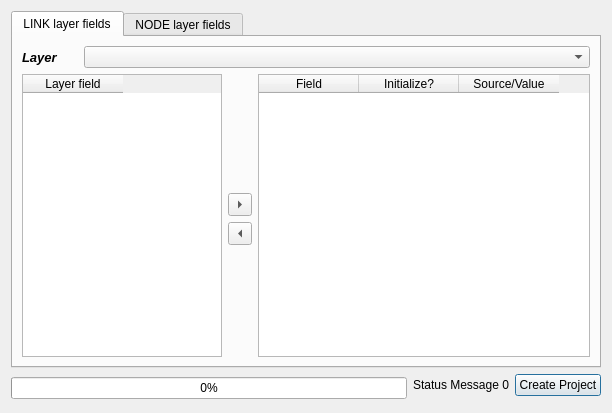
<?xml version="1.0" encoding="UTF-8"?>
<ui version="4.0">
 <class>ui_transponet_construction</class>
 <widget class="QDialog" name="ui_transponet_construction">
  <property name="geometry">
   <rect>
    <x>0</x>
    <y>0</y>
    <width>612</width>
    <height>413</height>
   </rect>
  </property>
  <property name="windowTitle">
   <string>AequilibraE - Create project from layers</string>
  </property>
  <layout class="QGridLayout" name="gridLayout">
   <item row="1" column="0" rowspan="2">
    <widget class="QProgressBar" name="progressbar">
     <property name="enabled">
      <bool>true</bool>
     </property>
     <property name="palette">
      <palette>
       <active>
        <colorrole role="Highlight">
         <brush brushstyle="SolidPattern">
          <color alpha="255">
           <red>0</red>
           <green>170</green>
           <blue>0</blue>
          </color>
         </brush>
        </colorrole>
       </active>
       <inactive>
        <colorrole role="Highlight">
         <brush brushstyle="SolidPattern">
          <color alpha="255">
           <red>240</red>
           <green>240</green>
           <blue>240</blue>
          </color>
         </brush>
        </colorrole>
       </inactive>
       <disabled>
        <colorrole role="Highlight">
         <brush brushstyle="SolidPattern">
          <color alpha="255">
           <red>51</red>
           <green>153</green>
           <blue>255</blue>
          </color>
         </brush>
        </colorrole>
       </disabled>
      </palette>
     </property>
     <property name="value">
      <number>0</number>
     </property>
     <property name="textVisible">
      <bool>true</bool>
     </property>
    </widget>
   </item>
   <item row="0" column="0" colspan="3">
    <widget class="QTabWidget" name="tabs_list_widget">
     <property name="currentIndex">
      <number>0</number>
     </property>
     <widget class="QWidget" name="tab">
      <attribute name="title">
       <string>LINK layer fields</string>
      </attribute>
      <layout class="QGridLayout" name="gridLayout_2">
       <item row="6" column="3">
        <spacer name="verticalSpacer_2">
         <property name="orientation">
          <enum>Qt::Vertical</enum>
         </property>
         <property name="sizeHint" stdset="0">
          <size>
           <width>20</width>
           <height>89</height>
          </size>
         </property>
        </spacer>
       </item>
       <item row="5" column="3">
        <widget class="QToolButton" name="but_removes_from_links">
         <property name="text">
          <string>...</string>
         </property>
         <property name="toolButtonStyle">
          <enum>Qt::ToolButtonIconOnly</enum>
         </property>
         <property name="arrowType">
          <enum>Qt::LeftArrow</enum>
         </property>
        </widget>
       </item>
       <item row="0" column="0">
        <widget class="QLabel" name="label">
         <property name="maximumSize">
          <size>
           <width>56</width>
           <height>16777215</height>
          </size>
         </property>
         <property name="font">
          <font>
           <pointsize>10</pointsize>
           <weight>75</weight>
           <italic>true</italic>
           <bold>true</bold>
          </font>
         </property>
         <property name="text">
          <string>Layer</string>
         </property>
        </widget>
       </item>
       <item row="2" column="0" rowspan="6" colspan="3">
        <widget class="QTableWidget" name="table_available_link_fields">
         <property name="maximumSize">
          <size>
           <width>200</width>
           <height>16777215</height>
          </size>
         </property>
         <column>
          <property name="text">
           <string>Layer field</string>
          </property>
         </column>
        </widget>
       </item>
       <item row="4" column="3">
        <widget class="QToolButton" name="but_adds_to_links">
         <property name="text">
          <string>...</string>
         </property>
         <property name="toolButtonStyle">
          <enum>Qt::ToolButtonIconOnly</enum>
         </property>
         <property name="arrowType">
          <enum>Qt::RightArrow</enum>
         </property>
        </widget>
       </item>
       <item row="2" column="3">
        <spacer name="verticalSpacer">
         <property name="orientation">
          <enum>Qt::Vertical</enum>
         </property>
         <property name="sizeHint" stdset="0">
          <size>
           <width>20</width>
           <height>87</height>
          </size>
         </property>
        </spacer>
       </item>
       <item row="2" column="4" rowspan="6">
        <widget class="QTableWidget" name="table_link_fields">
         <column>
          <property name="text">
           <string>Field</string>
          </property>
         </column>
         <column>
          <property name="text">
           <string>Initialize?</string>
          </property>
         </column>
         <column>
          <property name="text">
           <string>Source/Value</string>
          </property>
         </column>
        </widget>
       </item>
       <item row="0" column="1" colspan="4">
        <widget class="QComboBox" name="link_layers_list"/>
       </item>
      </layout>
     </widget>
     <widget class="QWidget" name="tab_2">
      <attribute name="title">
       <string>NODE layer fields</string>
      </attribute>
      <layout class="QGridLayout" name="gridLayout_3">
       <item row="2" column="2">
        <spacer name="verticalSpacer_4">
         <property name="orientation">
          <enum>Qt::Vertical</enum>
         </property>
         <property name="sizeHint" stdset="0">
          <size>
           <width>20</width>
           <height>86</height>
          </size>
         </property>
        </spacer>
       </item>
       <item row="6" column="2">
        <spacer name="verticalSpacer_3">
         <property name="orientation">
          <enum>Qt::Vertical</enum>
         </property>
         <property name="sizeHint" stdset="0">
          <size>
           <width>20</width>
           <height>90</height>
          </size>
         </property>
        </spacer>
       </item>
       <item row="2" column="0" rowspan="6" colspan="2">
        <widget class="QTableWidget" name="table_available_node_field">
         <property name="maximumSize">
          <size>
           <width>200</width>
           <height>16777215</height>
          </size>
         </property>
         <column>
          <property name="text">
           <string>Layer field</string>
          </property>
         </column>
        </widget>
       </item>
       <item row="2" column="3" rowspan="6">
        <widget class="QTableWidget" name="table_node_fields">
         <column>
          <property name="text">
           <string>Field</string>
          </property>
         </column>
         <column>
          <property name="text">
           <string>Initialize?</string>
          </property>
          <property name="textAlignment">
           <set>AlignCenter</set>
          </property>
         </column>
         <column>
          <property name="text">
           <string>Source/Value</string>
          </property>
         </column>
        </widget>
       </item>
       <item row="0" column="0">
        <widget class="QLabel" name="label_2">
         <property name="maximumSize">
          <size>
           <width>56</width>
           <height>16777215</height>
          </size>
         </property>
         <property name="font">
          <font>
           <pointsize>10</pointsize>
           <weight>75</weight>
           <italic>true</italic>
           <bold>true</bold>
          </font>
         </property>
         <property name="text">
          <string>Layer</string>
         </property>
        </widget>
       </item>
       <item row="4" column="2">
        <widget class="QToolButton" name="but_adds_to_nodes">
         <property name="text">
          <string>...</string>
         </property>
         <property name="toolButtonStyle">
          <enum>Qt::ToolButtonIconOnly</enum>
         </property>
         <property name="arrowType">
          <enum>Qt::RightArrow</enum>
         </property>
        </widget>
       </item>
       <item row="5" column="2">
        <widget class="QToolButton" name="but_removes_from_nodes">
         <property name="text">
          <string>...</string>
         </property>
         <property name="toolButtonStyle">
          <enum>Qt::ToolButtonIconOnly</enum>
         </property>
         <property name="arrowType">
          <enum>Qt::LeftArrow</enum>
         </property>
        </widget>
       </item>
       <item row="0" column="1" colspan="3">
        <widget class="QComboBox" name="node_layers_list"/>
       </item>
      </layout>
     </widget>
    </widget>
   </item>
   <item row="1" column="2">
    <widget class="QPushButton" name="but_create_network_file">
     <property name="text">
      <string>Create Project</string>
     </property>
    </widget>
   </item>
   <item row="1" column="1">
    <widget class="QLabel" name="progress_label">
     <property name="font">
      <font>
       <pointsize>9</pointsize>
      </font>
     </property>
     <property name="text">
      <string>Status Message 0</string>
     </property>
    </widget>
   </item>
  </layout>
 </widget>
 <resources/>
 <connections/>
</ui>
